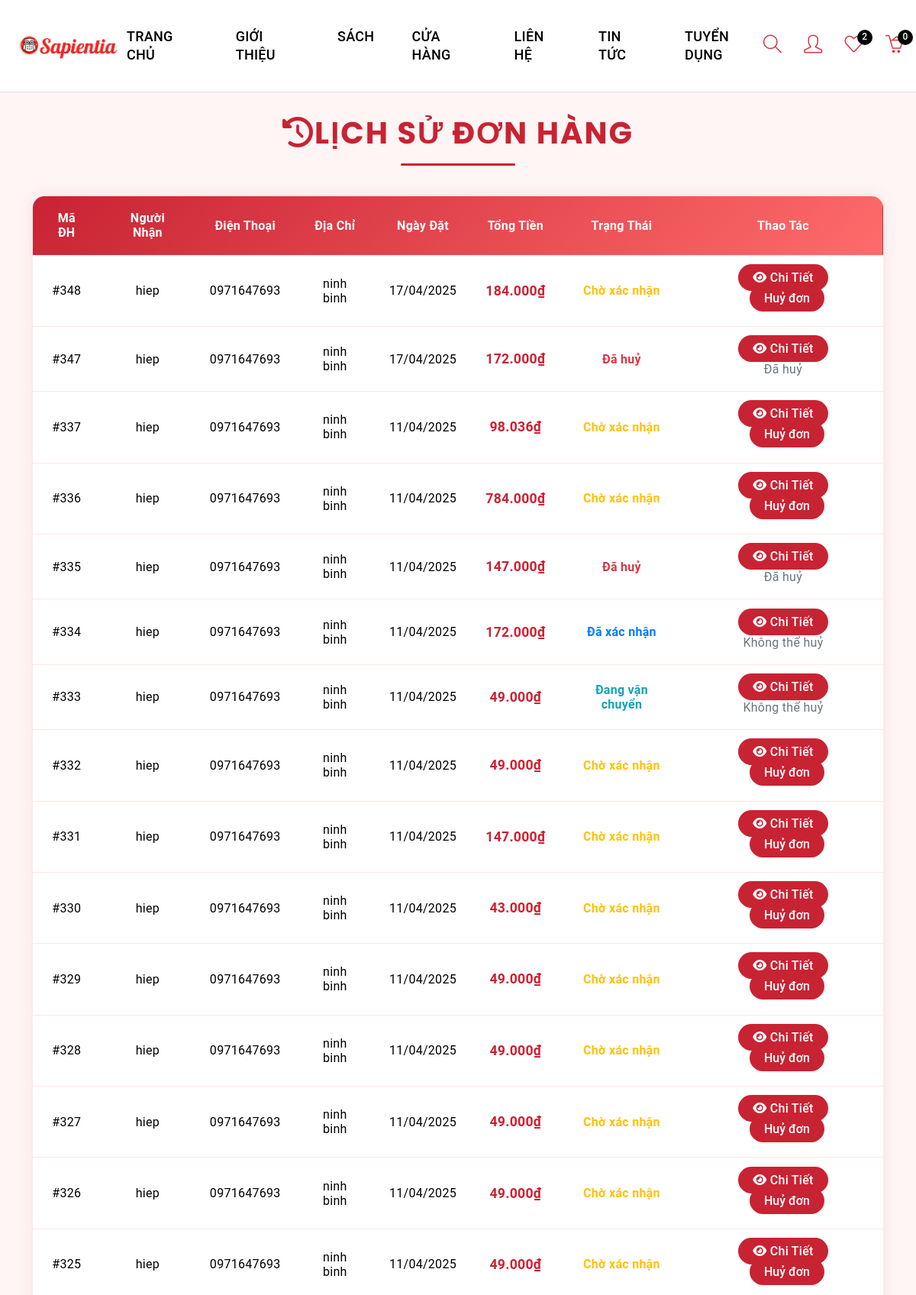
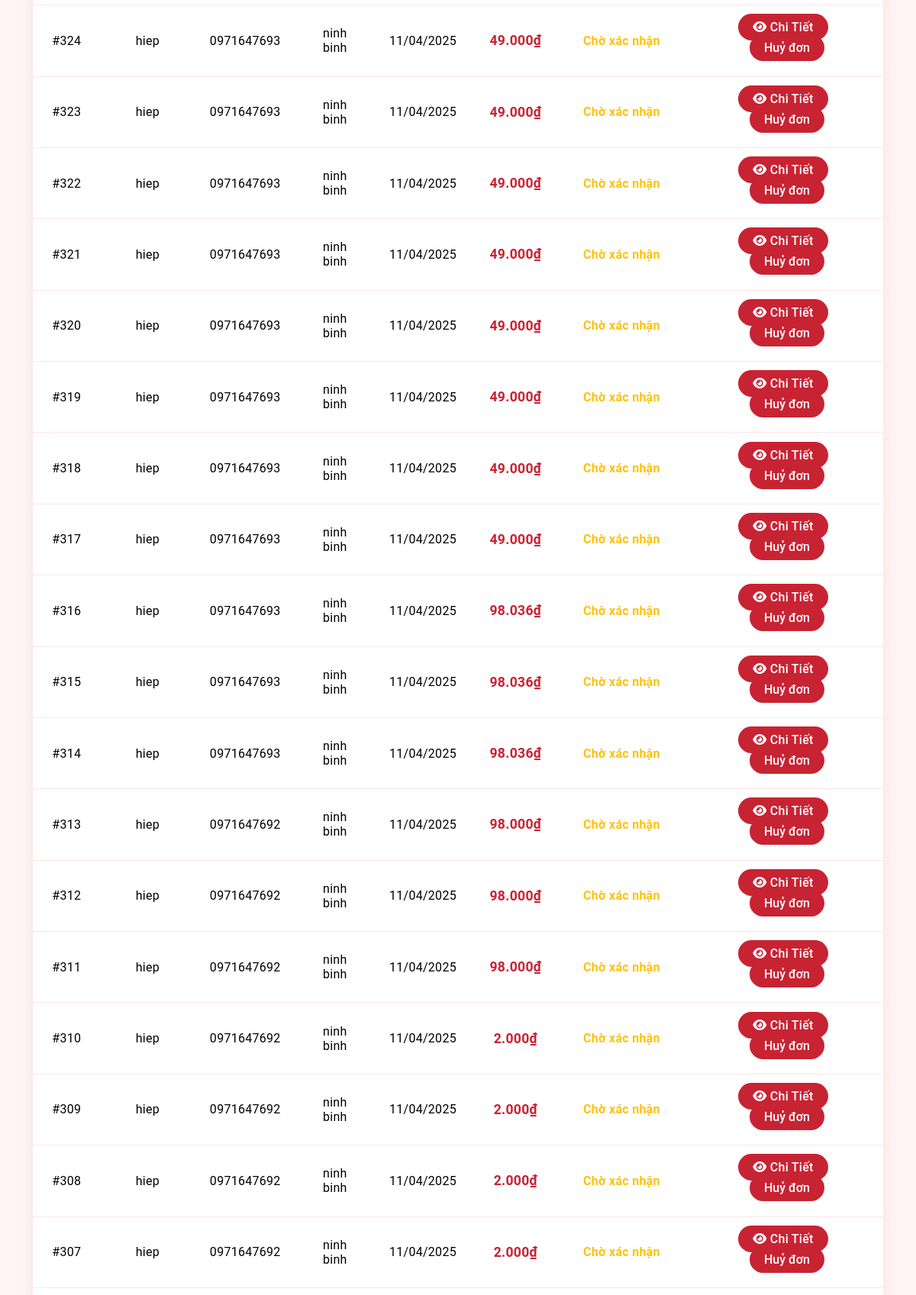
Screenshot of /?action=historic (signed in, upper part) with the database file from the repository (2 pictures, top to bottom).
### tables this page shows
CREATE TABLE `orders` (
  `order_id` int NOT NULL,
  `user_id` int NOT NULL,
  `product_id` int NOT NULL,
  `variant_id` int DEFAULT NULL,
  `order_detail_id` int NOT NULL,
  `quantity` int NOT NULL,
  `price` decimal(10,2) NOT NULL,
  `created_at` timestamp NULL DEFAULT NULL,
  `updated_at` timestamp NULL DEFAULT NULL,
  `total` decimal(10,2) NOT NULL
);

CREATE TABLE `order_details` (
  `order_detail_id` int NOT NULL,
  `name` varchar(255) NOT NULL,
  `email` varchar(255) NOT NULL,
  `phone` varchar(10) NOT NULL,
  `address` varchar(255) NOT NULL,
  `note` text NOT NULL,
  `user_id` int NOT NULL,
  `coupon_id` int DEFAULT NULL,
  `shipping_id` int DEFAULT NULL,
  `created_at` timestamp NULL DEFAULT NULL,
  `updated_at` timestamp NULL DEFAULT NULL,
  `status` int NOT NULL DEFAULT '0' COMMENT '0. Chờ xác nhận 1.Đã hủy 2. Đã xác nhận 3. Đang vận chuyển 4. Hoàn thành'
);

### controllers/client/historic.php (called while the page is built, shortened)
<?php
require_once './models/historicModel.php';
class historicController
{
    public $historicModel;
    public function __construct()
    {
        $this->historicModel = new historicModel();
    }
    public function orderHistory()
    {
        $user_id = $_SESSION['user_id'];
        $orderHistory = $this->historicModel->getOrderHistoryByUserId($user_id);
        require_once './views/client/orderHistory.php';
    }
}

### commons/function.php (called while the page is built, shortened)
<?php
function connect_db() {
    try {
        $dsn = 'mysql:host=' . DB_HOST . ';port=' . DB_PORT . ';dbname=' . DB_NAME . ';charset=utf8';
        $conn = new PDO($dsn, DB_USERNAME, DB_PASSWORD);
        $conn->setAttribute(PDO::ATTR_ERRMODE, PDO::ERRMODE_EXCEPTION);
        $conn->setAttribute(PDO::ATTR_DEFAULT_FETCH_MODE, PDO::FETCH_ASSOC);
        return $conn;
    } catch (PDOException $e) {
        die('Lỗi kết nối CSDL: ' . $e->getMessage());
    }
}
?>

### models/historicModel.php (called while the page is built, shortened)
<?php
class historicModel
{
    public $conn;
    public function __construct()
    {
        $this->conn = connect_db();
    }
    public function getOrderHistoryByUserId($user_id)
    {
        $sql = "SELECT o.order_id, o.product_id, o.quantity, o.total, od.name, od.email, od.phone, od.address, od.note, od.order_detail_id, od.created_at, od.status
        FROM orders o
        JOIN order_details od ON o.order_detail_id = od.order_detail_id
        WHERE o.user_id = :user_id ORDER BY od.created_at DESC";
        $stmt = $this->conn->prepare($sql);
        $stmt->bindParam(':user_id', $user_id, PDO::PARAM_INT);
        $stmt->execute();
        return $stmt->fetchAll(PDO::FETCH_ASSOC);
    }
}

### views/client/orderHistory.php (the view, shortened to what this page needs)
<?php include('./views/client/layout/header.php'); ?>
<?php
$groupedOrders = [];
foreach ($orderHistory as $order) {
    $groupedOrders[$order['order_detail_id']][] = $order;
}
$statusMap = [
    0 => ['label' => 'Chờ xác nhận', 'class' => 'status-warning'],
    1 => ['label' => 'Đã huỷ', 'class' => 'status-danger'],
    2 => ['label' => 'Đã xác nhận', 'class' => 'status-primary'],
    3 => ['label' => 'Đang vận chuyển', 'class' => 'status-info'],
    4 => ['label' => 'Hoàn thành', 'class' => 'status-success']
];
?>
<div class="order-history">
    <div class="title-section">
        <h2><i class="fas fa-history me-2"></i>Lịch Sử Đơn Hàng</h2>
    </div>
    <div class="order-table">
        <table>
            <thead>
                <tr>
                    <th>Mã ĐH</th>
                    <th>Người Nhận</th>
                    <th>Điện Thoại</th>
                    <th>Địa Chỉ</th>
                    <th>Ngày Đặt</th>
                    <th>Tổng Tiền</th>
                    <th>Trạng Thái</th>
                    <th>Thao Tác</th>
                </tr>
            </thead>
            <tbody>
                <?php foreach ($groupedOrders as $orderDetailId => $orders): ?>
                    <?php
                    $firstOrder = $orders[0];
                    $totalAmount = array_reduce($orders, fn($carry, $order) => $carry + (float)$order['total'], 0);
                    $status = $firstOrder['status'] ?? -1;
                    $statusInfo = $statusMap[$status] ?? ['label' => 'Không rõ', 'class' => 'status-unknown'];
                    ?>
                    <tr>
                        <td>#<?= htmlspecialchars($orderDetailId) ?></td>
                        <td><?= htmlspecialchars($firstOrder['name']) ?></td>
                        <td><?= htmlspecialchars($firstOrder['phone']) ?></td>
                        <td><?= htmlspecialchars($firstOrder['address']) ?></td>
                        <td><?= date('d/m/Y', strtotime($firstOrder['created_at'])) ?></td>
                        <td class="total-amount"><?= number_format($totalAmount, 0, ',', '.') ?>₫</td>
                        <td class="<?= $statusInfo['class'] ?>"><?= $statusInfo['label'] ?></td>
                        <td>
                            <a href="?action=viewOrderDetails&order_id=<?= $firstOrder['order_detail_id'] ?>" class="btn-detail">
                                <i class="fas fa-eye"></i> Chi Tiết
                            </a>
                            <?php if ($status === 0): ?>
                                <form method="POST" action="index.php?action=cancelOrder" style="display:inline;" onsubmit="return confirm('Bạn có chắc muốn huỷ đơn này không?');">
                                    <button type="submit" class="btn-cancel" style="margin-left: 10px;">Huỷ đơn</button>
                                </form>
                            <?php elseif ($status === 1): ?>
                                <div class="text-muted mt-2">Đã huỷ</div>
                            <?php else: ?>
                                <div class="text-muted mt-2">Không thể huỷ</div>
                            <?php endif; ?>
                        </td>
                    </tr>
                <?php endforeach; ?>
            </tbody>
        </table>
    </div>
</div>
<link rel="stylesheet" href="https://cdnjs.cloudflare.com/ajax/libs/font-awesome/6.4.0/css/all.min.css">
<?php include('./views/client/layout/footer.php'); ?>

### views/client/layout/header.php (style rules this page uses)
body { font-family: 'Roboto', sans-serif; scroll-behavior: smooth; }

### views/client/orderHistory.php (style rules this page uses)
.order-history { padding: 2rem; background: var(--background-color); min-height: 100vh; }
.title-section { text-align: center; margin-bottom: 2.5rem; position: relative; padding-bottom: 1rem; }
.title-section h2 { font-size: 2.5rem; color: var(--primary-color); font-weight: 700; text-transform: uppercase; letter-spacing: 2px; }
.title-section::after { content: ''; display: block; width: 150px; height: 3px; background: var(--primary-color); position: absolute; bottom: 0; left: 50%; transform: translateX(-50%); border-radius: 2px; }
.order-table { background: white; border-radius: 15px; box-shadow: 0 0 20px rgba(200, 35, 51, 0.1); overflow: hidden; margin: 0 auto; width: 98%; }
.order-table table { width: 100%; border-collapse: collapse; }
.order-table thead { background: linear-gradient(135deg, var(--primary-color), var(--secondary-color)); color: white; }
.order-table th, .order-table td { padding: 1.2rem; border-bottom: 1px solid #ffe6e6; vertical-align: middle; text-align: center; }
.btn-detail, .btn-cancel { background: var(--primary-color); color: white; padding: 0.5rem 1.2rem; border-radius: 25px; border: none; font-weight: 500; transition: all 0.3s ease; cursor: pointer; }
.total-amount { color: var(--primary-color); font-weight: 700; font-size: 1.1rem; }
.status-warning { color: #ffc107; font-weight: bold; }
.status-danger { color: #dc3545; font-weight: bold; }
.status-primary { color: #007bff; font-weight: bold; }
.status-info { color: #17a2b8; font-weight: bold; }

### rows the page displays
orders: orderDetailId "348", order_detail.name "hiep", order_detail.phone "0971647693", order_detail.address "ninh binh", order_detail.created_at "17/04/2025", totalAmount "184.000", order_detail.status "Chờ xác nhận"
orders: orderDetailId "347", order_detail.name "hiep", order_detail.phone "0971647693", order_detail.address "ninh binh", order_detail.created_at "17/04/2025", total "172.000", order_detail.status "Đã huỷ"
orders: orderDetailId "337", order_detail.name "hiep", order_detail.phone "0971647693", order_detail.address "ninh binh", order_detail.created_at "11/04/2025", totalAmount "98.036", order_detail.status "Chờ xác nhận"
orders: orderDetailId "336", order_detail.name "hiep", order_detail.phone "0971647693", order_detail.address "ninh binh", order_detail.created_at "11/04/2025", total "784.000", order_detail.status "Chờ xác nhận"
orders: orderDetailId "335", order_detail.name "hiep", order_detail.phone "0971647693", order_detail.address "ninh binh", order_detail.created_at "11/04/2025", total "147.000", order_detail.status "Đã huỷ"
orders: orderDetailId "334", order_detail.name "hiep", order_detail.phone "0971647693", order_detail.address "ninh binh", order_detail.created_at "11/04/2025", total "172.000", order_detail.status "Đã xác nhận", shows "Không thể huỷ"
orders: orderDetailId "333", order_detail.name "hiep", order_detail.phone "0971647693", order_detail.address "ninh binh", order_detail.created_at "11/04/2025", total "49.000", order_detail.status "Đang vận chuyển", shows "Không thể huỷ"
orders: orderDetailId "332", order_detail.name "hiep", order_detail.phone "0971647693", order_detail.address "ninh binh", order_detail.created_at "11/04/2025", total "49.000", order_detail.status "Chờ xác nhận"
orders: orderDetailId "331", order_detail.name "hiep", order_detail.phone "0971647693", order_detail.address "ninh binh", order_detail.created_at "11/04/2025", total "147.000", order_detail.status "Chờ xác nhận"
orders: orderDetailId "330", order_detail.name "hiep", order_detail.phone "0971647693", order_detail.address "ninh binh", order_detail.created_at "11/04/2025", total "43.000", order_detail.status "Chờ xác nhận"
orders: orderDetailId "329", order_detail.name "hiep", order_detail.phone "0971647693", order_detail.address "ninh binh", order_detail.created_at "11/04/2025", total "49.000", order_detail.status "Chờ xác nhận"
orders: orderDetailId "328", order_detail.name "hiep", order_detail.phone "0971647693", order_detail.address "ninh binh", order_detail.created_at "11/04/2025", total "49.000", order_detail.status "Chờ xác nhận"
orders: orderDetailId "327", order_detail.name "hiep", order_detail.phone "0971647693", order_detail.address "ninh binh", order_detail.created_at "11/04/2025", total "49.000", order_detail.status "Chờ xác nhận"
orders: orderDetailId "326", order_detail.name "hiep", order_detail.phone "0971647693", order_detail.address "ninh binh", order_detail.created_at "11/04/2025", total "49.000", order_detail.status "Chờ xác nhận"
orders: orderDetailId "325", order_detail.name "hiep", order_detail.phone "0971647693", order_detail.address "ninh binh", order_detail.created_at "11/04/2025", total "49.000", order_detail.status "Chờ xác nhận"
orders: orderDetailId "324", order_detail.name "hiep", order_detail.phone "0971647693", order_detail.address "ninh binh", order_detail.created_at "11/04/2025", total "49.000", order_detail.status "Chờ xác nhận"
orders: orderDetailId "323", order_detail.name "hiep", order_detail.phone "0971647693", order_detail.address "ninh binh", order_detail.created_at "11/04/2025", total "49.000", order_detail.status "Chờ xác nhận"
orders: orderDetailId "322", order_detail.name "hiep", order_detail.phone "0971647693", order_detail.address "ninh binh", order_detail.created_at "11/04/2025", total "49.000", order_detail.status "Chờ xác nhận"
orders: orderDetailId "321", order_detail.name "hiep", order_detail.phone "0971647693", order_detail.address "ninh binh", order_detail.created_at "11/04/2025", total "49.000", order_detail.status "Chờ xác nhận"
orders: orderDetailId "320", order_detail.name "hiep", order_detail.phone "0971647693", order_detail.address "ninh binh", order_detail.created_at "11/04/2025", total "49.000", order_detail.status "Chờ xác nhận"
orders: orderDetailId "319", order_detail.name "hiep", order_detail.phone "0971647693", order_detail.address "ninh binh", order_detail.created_at "11/04/2025", total "49.000", order_detail.status "Chờ xác nhận"
orders: orderDetailId "318", order_detail.name "hiep", order_detail.phone "0971647693", order_detail.address "ninh binh", order_detail.created_at "11/04/2025", total "49.000", order_detail.status "Chờ xác nhận"
orders: orderDetailId "317", order_detail.name "hiep", order_detail.phone "0971647693", order_detail.address "ninh binh", order_detail.created_at "11/04/2025", total "49.000", order_detail.status "Chờ xác nhận"
orders: orderDetailId "316", order_detail.name "hiep", order_detail.phone "0971647693", order_detail.address "ninh binh", order_detail.created_at "11/04/2025", totalAmount "98.036", order_detail.status "Chờ xác nhận"
orders: orderDetailId "315", order_detail.name "hiep", order_detail.phone "0971647693", order_detail.address "ninh binh", order_detail.created_at "11/04/2025", totalAmount "98.036", order_detail.status "Chờ xác nhận"
orders: orderDetailId "314", order_detail.name "hiep", order_detail.phone "0971647693", order_detail.address "ninh binh", order_detail.created_at "11/04/2025", totalAmount "98.036", order_detail.status "Chờ xác nhận"
orders: orderDetailId "313", order_detail.name "hiep", order_detail.phone "0971647692", order_detail.address "ninh binh", order_detail.created_at "11/04/2025", total "98.000", order_detail.status "Chờ xác nhận"
orders: orderDetailId "312", order_detail.name "hiep", order_detail.phone "0971647692", order_detail.address "ninh binh", order_detail.created_at "11/04/2025", total "98.000", order_detail.status "Chờ xác nhận"
orders: orderDetailId "311", order_detail.name "hiep", order_detail.phone "0971647692", order_detail.address "ninh binh", order_detail.created_at "11/04/2025", total "98.000", order_detail.status "Chờ xác nhận"
orders: orderDetailId "310", order_detail.name "hiep", order_detail.phone "0971647692", order_detail.address "ninh binh", order_detail.created_at "11/04/2025", total "2.000", order_detail.status "Chờ xác nhận"
orders: orderDetailId "309", order_detail.name "hiep", order_detail.phone "0971647692", order_detail.address "ninh binh", order_detail.created_at "11/04/2025", total "2.000", order_detail.status "Chờ xác nhận"
orders: orderDetailId "308", order_detail.name "hiep", order_detail.phone "0971647692", order_detail.address "ninh binh", order_detail.created_at "11/04/2025", total "2.000", order_detail.status "Chờ xác nhận"
orders: orderDetailId "307", order_detail.name "hiep", order_detail.phone "0971647692", order_detail.address "ninh binh", order_detail.created_at "11/04/2025", total "2.000", order_detail.status "Chờ xác nhận"

### other values shown
count($_SESSION["myCart"]) "0"
